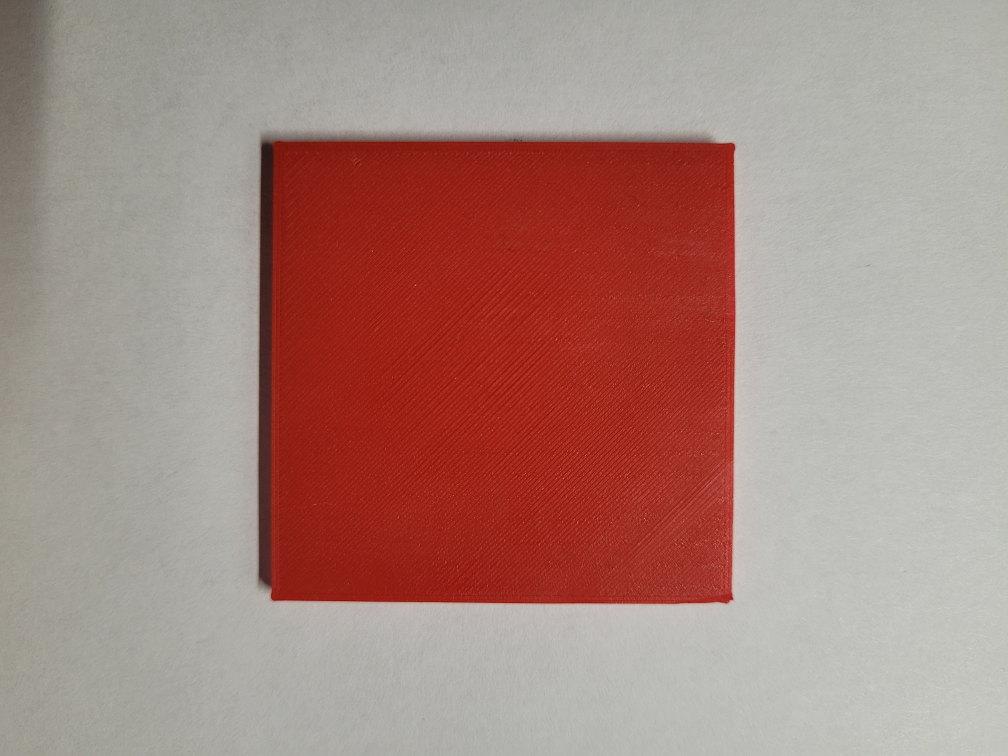
#> input picture Data/Dokumentation/AW_Teile_mit_OpenCV_erkennen/Eingabe_Bilder/01.jpg, 4032 x 3024 px (shown at 1/4 size)
$ python -i FarbScanMethoden.py   (imports and definitions only)
#> lines starting #> are read from the running program, lines starting #| are printed output that depends on the picture; after the words box and inside, x2 and y2 are one past the last pixel; in counts of white or black regions, pixels touching at a corner belong together
import numpy as np
import cv2

#setze Farbgrenzen für ROT (2 stück weil in HSV oben und unten)
lower_red = np.array([0, 120, 70])
upper_red = np.array([10, 255, 255])

lower_red2 = np.array([170, 120, 70])
upper_red2= np.array([180, 255, 255])

#MindestGröße der Contouren:
minarea = 2000

outer_contours = []
inner_contours = []

#frame = cv2.flip(frame, 1)

def createRedMask(img):
    #mache ein weichzeichen um rauschen los zu werden
    img = cv2.GaussianBlur(img, (5, 5), 0)


    #Rufe Contours auf:
    Contours, hirarchie, mask = createContours(img)

    #einzeichnen der BoundingBoxen
    #bekomme hier die Koordinaten der Boundingboxen
    for i, contour in enumerate(Contours):
        area = cv2.contourArea(contour)
        if area > minarea:
            if hirarchie[0][i][3] == -1: #-1 = äußere Kontur
                x, y, w, h = cv2.boundingRect(contour)
                cv2.rectangle(img, (x, y), (x + w, y + h), (0, 255, 0), 2)
                #print(f"Kontur: {contour}")

                outer_contours.append(contour)

                #Zeichne COntour ins bild ein
                cv2.drawContours(img, [contour], -1, (255, 0, 0), 1) #-1 ist alle Contouren, blauer Farbton, Dicke 1
            else: #innere Kontur

                inner_contours.append(contour)
                cv2.drawContours(img, [contour], -1, (255, 255, 0), 1)

            #print("Äußere Kontur:", outer_contours[0])  #printet erste äußere kontur
            #print("Innere Kontur:", inner_contours[0])

    #Anwenden der maske aufs Originalbild
    mask = cv2.bitwise_and(img, img, mask=mask)

    return img, mask


def createContours(img):
    # konvertiere von BGR(openCV) zu HSV ???
    hsv = cv2.cvtColor(img, cv2.COLOR_BGR2HSV)

    # 2 Masken weil rot in HSV am anfang und ende liegt
    mask1 = cv2.inRange(hsv, lower_red, upper_red)
    mask2 = cv2.inRange(hsv, lower_red2, upper_red2)
    # Füge beide Masken zusammen
    mask = mask1 + mask2

    #BoundingBoxen finden
    Contours, hirarchie = cv2.findContours(mask, cv2.RETR_TREE, cv2.CHAIN_APPROX_SIMPLE)

    return Contours, hirarchie, mask

>>> import cv2
>>> picture = cv2.imread('../../Data/Dokumentation/AW_Teile_mit_OpenCV_erkennen/Eingabe_Bilder/01.jpg')
#> picture is the input picture: shape (3024, 4032, 3); mean B, G, R 127, 134.3, 168.1
>>> result = createRedMask(picture)
#> in createContours, `hsv = cv2.cvtColor(img, cv2.COLOR_BGR2HSV)`: hsv: shape (3024, 4032, 3); mean H, S, V 20.4, 68.1, 168.4
#> in createContours, `mask1 = cv2.inRange(hsv, lower_red, upper_red)`:
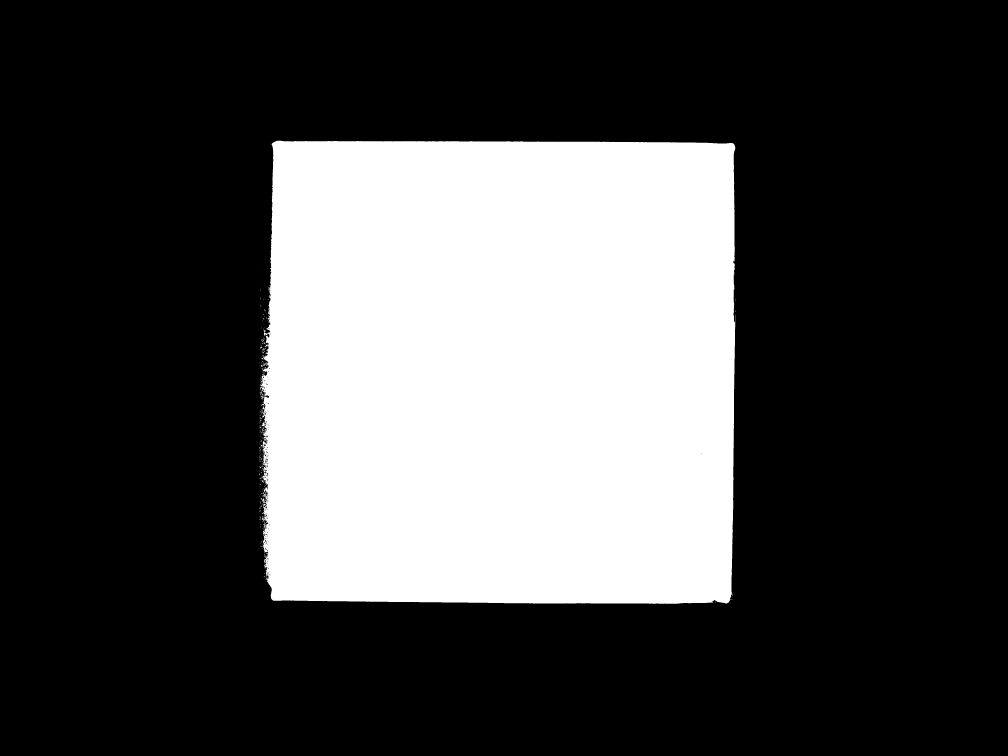
#> mask1: shape (3024, 4032) (shown at 1/4 size); 28.2% white; 301 white regions (284 under 20 px), largest, box (x1, y1, x2, y2) and area: (1040, 562, 2941, 2415) 3434327, (1043, 1992, 1061, 2012) 123, (1044, 1453, 1065, 1466) 86
#> in createContours, `mask2 = cv2.inRange(hsv, lower_red2, upper_red2)`:
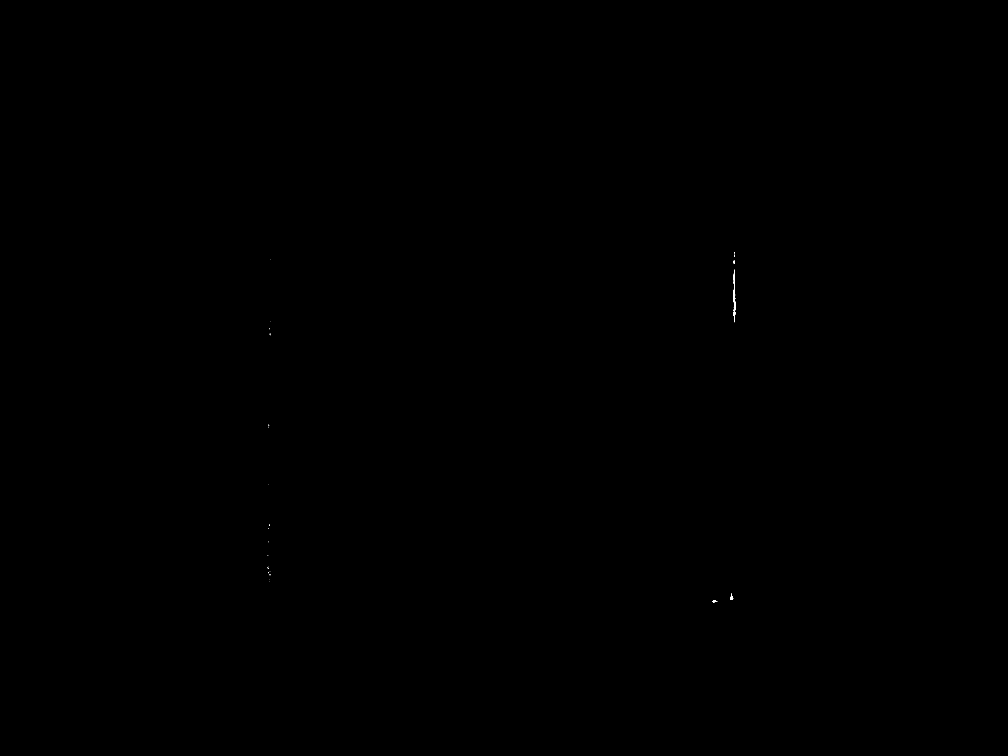
#> mask2: shape (3024, 4032) (shown at 1/4 size); 0.01% white; 35 white regions (31 under 20 px), largest, box (x1, y1, x2, y2) and area: (2934, 1079, 2941, 1289) 909, (2920, 2378, 2933, 2399) 151, (2849, 2401, 2869, 2409) 96, (2933, 1042, 2939, 1056) 54
#> in createContours, `mask = mask1 + mask2`: mask: shape (3024, 4032); 28.2% white; 294 white regions (277 under 20 px)
#> in createContours, `Contours, hirarchie = cv2.findContours(mask, cv2.RETR_TREE, cv2.CHAIN_..`: Contours = 543 contours, 506 with area under 20; largest, box (x1, y1, x2, y2) and area: (1040, 562, 2941, 2415) 3432532, (1055, 1757, 1072, 1775) 154, (1043, 1992, 1061, 2012) 92, (1060, 1839, 1067, 1856) 62, (1044, 1453, 1065, 1466) 54; hirarchie = 543 rows, first 6: [1, -1, -1, -1], [2, 0, -1, -1], [3, 1, -1, -1], [4, 2, -1, -1], [5, 3, -1, -1], [6, 4, -1, -1]
#> the loop in createRedMask, `for i, contour in enumerate(Contours):` made 543 passes
#> (area, x, y, w, h) on pass 310: (3432532.5, 1040, 562, 1901, 1853)
#> area on pass 59: 91.5
#> after the loop in createRedMask, `for i, contour in enumerate(Contours):`: inner_contours = []; outer_contours = 1 contour; box (x1, y1, x2, y2) and area: (1040, 562, 2941, 2415) 3432532
#> in createRedMask, `mask = cv2.bitwise_and(img, img, mask=mask)`:
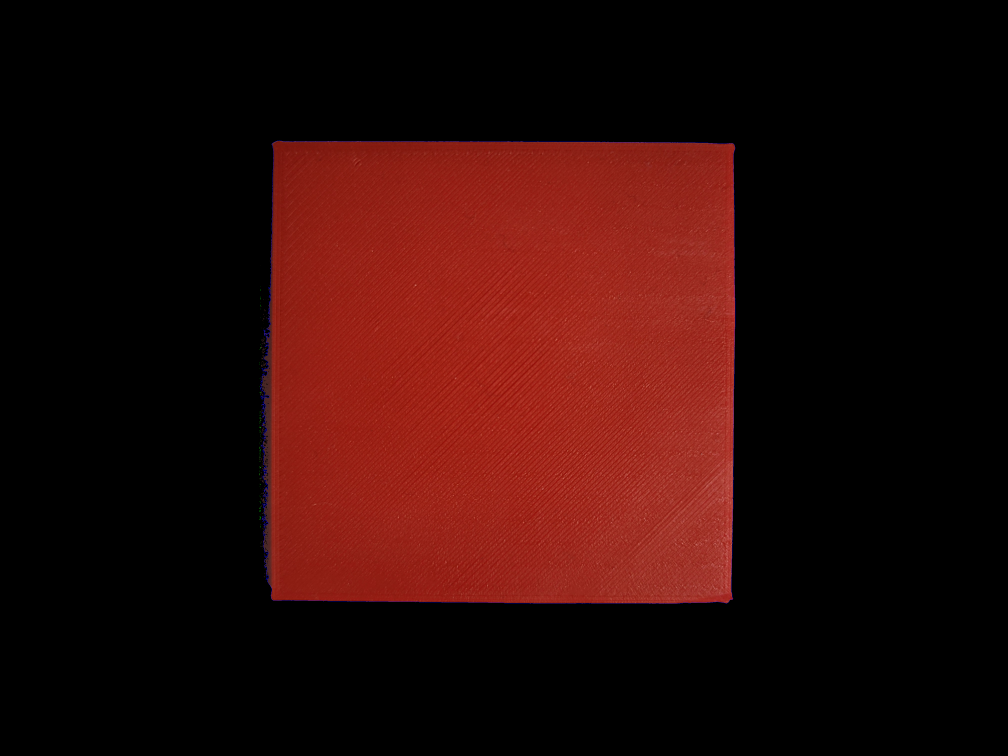
#> mask: shape (3024, 4032, 3) (shown at 1/4 size); mean of channels 0, 1, 2 7.8, 10.6, 43.4; drawn as B, G, R

$ run again, on Data/Dokumentation/AW_Teile_mit_OpenCV_erkennen/Eingabe_Bilder/04.jpg
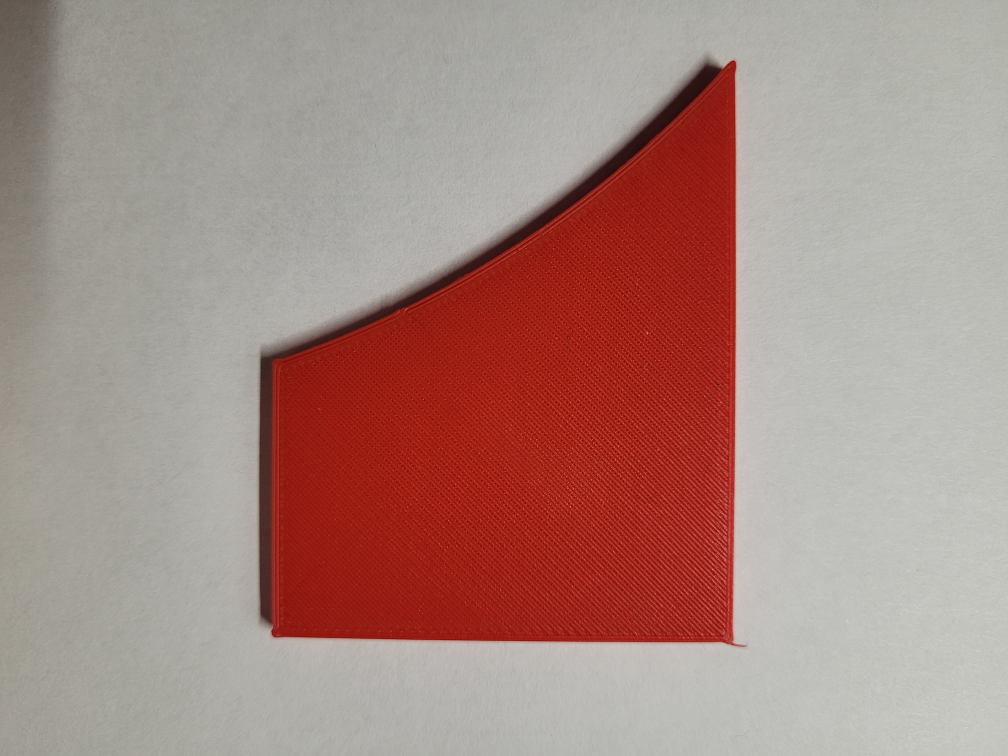
#> input picture Data/Dokumentation/AW_Teile_mit_OpenCV_erkennen/Eingabe_Bilder/04.jpg, 4032 x 3024 px (shown at 1/4 size)
#> picture is the input picture: shape (3024, 4032, 3); mean B, G, R 130.1, 136.9, 168.5
#> hsv: shape (3024, 4032, 3); mean H, S, V 20.3, 63.4, 168.8
#> in createContours, `mask1 = cv2.inRange(hsv, lower_red, upper_red)`:
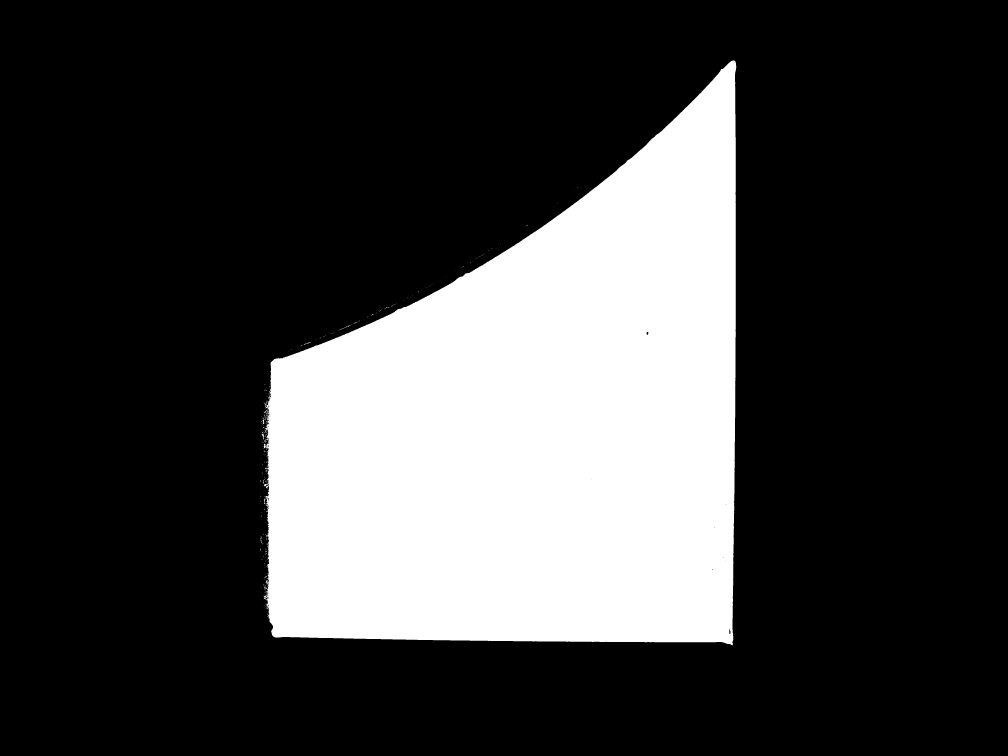
#> mask1: shape (3024, 4032) (shown at 1/4 size); 24.6% white; 326 white regions (308 under 20 px), largest, box (x1, y1, x2, y2) and area: (1055, 242, 2945, 2581) 2996852, (1047, 1734, 1056, 1758) 91, (1358, 1298, 1406, 1320) 72
#> mask2: shape (3024, 4032); 0% white; 25 white regions (22 under 20 px), largest, box (x1, y1, x2, y2) and area: (2930, 2573, 2952, 2583) 87, (2916, 2518, 2922, 2536) 68, (2586, 1328, 2593, 1339) 57
#> in createContours, `Contours, hirarchie = cv2.findContours(mask, cv2.RETR_TREE, cv2.CHAIN_..`: Contours = 411 contours, 400 with area under 20; largest, box (x1, y1, x2, y2) and area: (1055, 242, 2952, 2583) 2993360, (1047, 1734, 1056, 1758) 57, (1068, 1989, 1076, 2003) 44, (1049, 1678, 1056, 1696) 42, (1064, 1943, 1073, 1954) 36; hirarchie = 411 rows, first 6: [1, -1, -1, -1], [2, 0, -1, -1], [3, 1, -1, -1], [4, 2, -1, -1], [5, 3, -1, -1], [6, 4, -1, -1]
#> the loop in createRedMask, `for i, contour in enumerate(Contours):` made 411 passes
#> (area, x, y, w, h) on pass 336: (2993360.5, 1055, 242, 1897, 2341)
#> after the loop in createRedMask, `for i, contour in enumerate(Contours):`: inner_contours = []; outer_contours = 1 contour; box (x1, y1, x2, y2) and area: (1055, 242, 2952, 2583) 2993360
#> in createRedMask, `mask = cv2.bitwise_and(img, img, mask=mask)`:
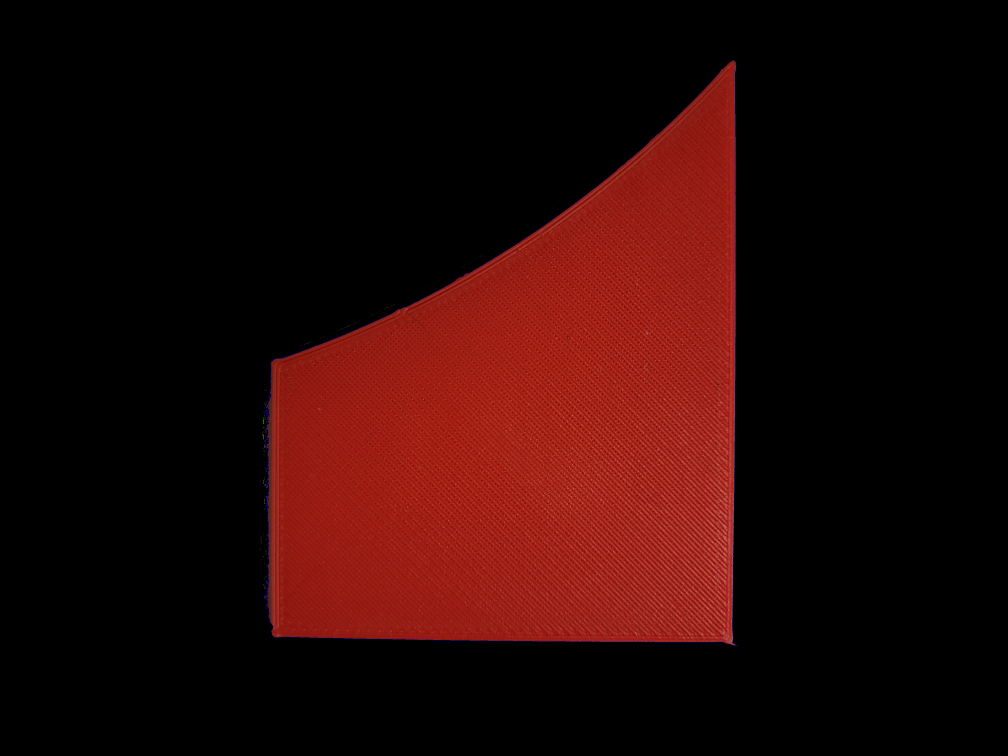
#> mask: shape (3024, 4032, 3) (shown at 1/4 size); mean of channels 0, 1, 2 5.9, 8.2, 38.4; drawn as B, G, R
